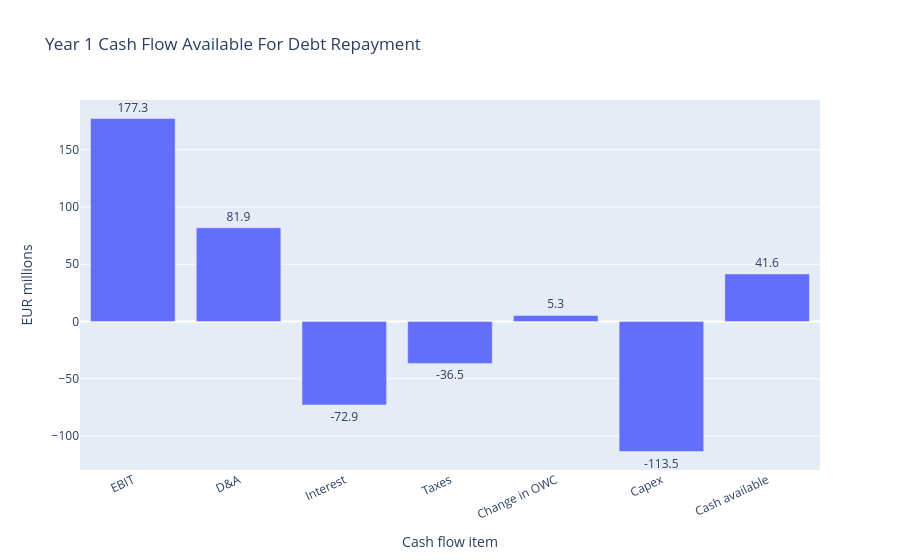

This figure's notebook cell:
### Markdown cell above
## 5. Year 1 Cash Flow Available For Debt Repayment

This cell shows the cash-flow logic for one year before we automate it for the full debt schedule.

### Code cell
# Select Year 1 from the operating projection.
year_1 = operating_projection.loc[operating_projection["Year"] == "Year 1"].iloc[0]

# Beginning debt comes from Sources & Uses.
beginning_senior_debt = source_senior_debt
beginning_subordinated_debt = source_subordinated_debt

# Start with no repayment estimate.
senior_repayment = 0.0
subordinated_repayment = 0.0

# Store each iteration so students can see the circularity converge.
iteration_rows = []

# We iterate because repayment affects average debt, average debt affects interest,
# and interest affects cash available for repayment.
for iteration in range(1, 21):
    # Interest is charged on average debt during the year.
    senior_interest = senior_interest_rate * max(beginning_senior_debt - 0.5 * senior_repayment, 0.0)
    subordinated_interest = subordinated_interest_rate * max(beginning_subordinated_debt - 0.5 * subordinated_repayment, 0.0)

    # Total interest is the cash cost of debt.
    total_interest = senior_interest + subordinated_interest

    # Profit before tax is EBIT after interest expense.
    profit_before_tax = year_1["EBIT"] - total_interest

    # Taxes are based on profit before tax.
    taxes = profit_before_tax * tax_rate

    # This is the core LBO cash-flow identity.
    cash_available_for_debt_repayment = (
        year_1["EBIT"]
        + year_1["D&A"]
        - total_interest
        - taxes
        + year_1["Change in OWC"]
        - year_1["Capex"]
    )

    # Senior debt is repaid first.
    new_senior_repayment = min(beginning_senior_debt, max(cash_available_for_debt_repayment, 0.0))

    # Subordinated debt receives only the leftover cash after senior debt.
    new_subordinated_repayment = min(
        beginning_subordinated_debt,
        max(cash_available_for_debt_repayment - new_senior_repayment, 0.0),
    )

    # Save the iteration result for display.
    iteration_rows.append(
        [
            iteration,
            senior_interest,
            subordinated_interest,
            cash_available_for_debt_repayment,
            new_senior_repayment,
            new_subordinated_repayment,
        ]
    )

    # Stop if the estimate no longer changes.
    if abs(new_senior_repayment - senior_repayment) < 1e-10 and abs(new_subordinated_repayment - subordinated_repayment) < 1e-10:
        senior_repayment = new_senior_repayment
        subordinated_repayment = new_subordinated_repayment
        break

    # Update the repayment estimate and repeat.
    senior_repayment = new_senior_repayment
    subordinated_repayment = new_subordinated_repayment

iteration_table = pd.DataFrame(
    iteration_rows,
    columns=[
        "Iteration",
        "Senior interest",
        "Subordinated interest",
        "Cash available",
        "Senior repayment",
        "Subordinated repayment",
    ],
)

display(iteration_table)

# Show the Year 1 cash bridge.
cash_bridge = pd.DataFrame(
    {
        "Cash flow item": ["EBIT", "D&A", "Interest", "Taxes", "Change in OWC", "Capex", "Cash available"],
        "EURm": [
            year_1["EBIT"],
            year_1["D&A"],
            -total_interest,
            -taxes,
            year_1["Change in OWC"],
            -year_1["Capex"],
            cash_available_for_debt_repayment,
        ],
    }
)

display(cash_bridge)

fig = px.bar(
    cash_bridge,
    x="Cash flow item",
    y="EURm",
    text=cash_bridge["EURm"].map(lambda x: f"{x:,.1f}"),
    title="Year 1 Cash Flow Available For Debt Repayment",
)
fig.update_yaxes(title="EUR millions")
fig.update_xaxes(tickangle=-25)
fig.update_traces(textposition="outside")
fig.show()

### Figure 1 — Plotly figure (JSON) as saved in the notebook; plotly's stock layout.template omitted (floating-point values rounded to 4 significant figures)
{"data": [{"hovertemplate": "Cash flow item=%{x}<br>EURm=%{y}<br>text=%{text}<extra></extra>", "legendgroup": "", "marker": {"color": "#636efa", "pattern": {"shape": ""}}, "name": "", "orientation": "v", "showlegend": false, "text": ["177.3", "81.9", "-72.9", "-36.5", "5.3", "-113.5", "41.6"], "textposition": "outside", "type": "bar", "x": ["EBIT", "D&A", "Interest", "Taxes", "Change in OWC", "Capex", "Cash available"], "xaxis": "x", "y": [177.3, 81.9, -72.87, -36.55, 5.292, -113.5, 41.6], "yaxis": "y"}], "layout": {"barmode": "relative", "legend": {"tracegroupgap": 0}, "title": {"text": "Year 1 Cash Flow Available For Debt Repayment"}, "xaxis": {"anchor": "y", "domain": [0.0, 1.0], "tickangle": -25, "title": {"text": "Cash flow item"}}, "yaxis": {"anchor": "x", "domain": [0.0, 1.0], "title": {"text": "EUR millions"}}}}
